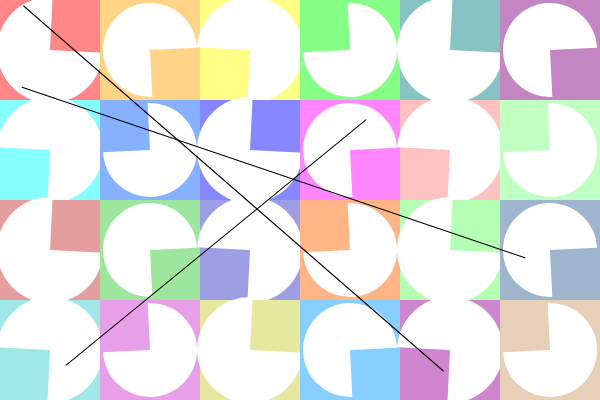
Frame 1 (no input)
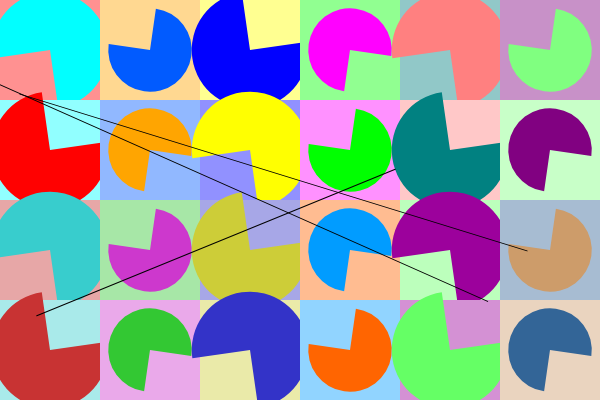
Frame 60 (no input)
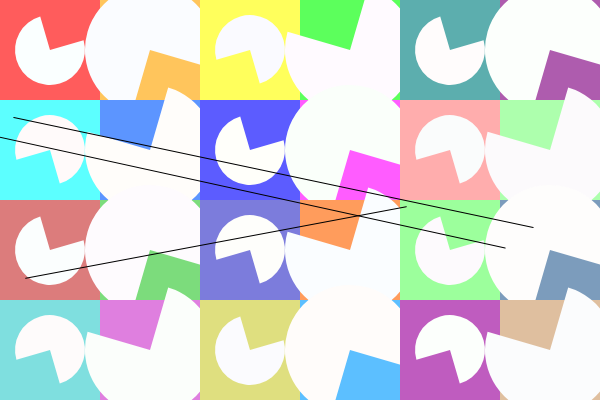
Frame 120 (the mouse pressed at the canvas centre since frame 60)

The p5.js sketch that drew these frames (run headless with seeded random() and noise() and a simulated clock; from frame 60 on, the mouse is pressed at the canvas centre):

// p5.js sketch
// ── sketch.js
let t;

function setup() {
  createCanvas(600, 400);
}

function draw() {

  background(220 + random(-3, 3)); 
  

  t = millis() * 0.003; 

  let s1 = 100 + sin(t * 3) * 40; 
  let s2 = 100 - sin(t * 3) * 40;

  let amt1 = (sin(frameCount * 0.05) + 1) / 2;
  let amt2 = (cos(frameCount * 0.05) + 1) / 2;
  
  let w = color(255); 

  noStroke();

  // ====== 1번째 줄 ======
  fill(lerpColor(color(255, 0, 0), w, amt1)); square(0, 0, 100);
  push(); translate(50, 50); rotate(t); fill(lerpColor(color(0, 255, 255), w, amt2)); arc(0, 0, s1, s1, 0, PI + HALF_PI, PIE); pop();
  
  fill(lerpColor(color(255, 165, 0), w, amt1)); square(100, 0, 100);
  push(); translate(150, 50); rotate(-t); fill(lerpColor(color(0, 90, 255), w, amt2)); arc(0, 0, s2, s2, HALF_PI, TWO_PI, PIE); pop();
  
  fill(lerpColor(color(255, 255, 0), w, amt1)); square(200, 0, 100);
  push(); translate(250, 50); rotate(t); fill(lerpColor(color(0, 0, 255), w, amt2)); arc(0, 0, s1, s1, PI, HALF_PI, PIE); pop();
  
  fill(lerpColor(color(0, 255, 0), w, amt1)); square(300, 0, 100);
  push(); translate(350, 50); rotate(-t); fill(lerpColor(color(255, 0, 255), w, amt2)); arc(0, 0, s2, s2, PI + HALF_PI, PI, PIE); pop();
  
  fill(lerpColor(color(0, 128, 128), w, amt1)); square(400, 0, 100);
  push(); translate(450, 50); rotate(t); fill(lerpColor(color(255, 127, 127), w, amt2)); arc(0, 0, s1, s1, 0, PI + HALF_PI, PIE); pop();
  
  fill(lerpColor(color(128, 0, 128), w, amt1)); square(500, 0, 100);
  push(); translate(550, 50); rotate(-t); fill(lerpColor(color(127, 255, 127), w, amt2)); arc(0, 0, s2, s2, HALF_PI, TWO_PI, PIE); pop();

  // ====== 2번째 줄 ======
  fill(lerpColor(color(0, 255, 255), w, amt1)); square(0, 100, 100);
  push(); translate(50, 150); rotate(t); fill(lerpColor(color(255, 0, 0), w, amt2)); arc(0, 0, s1, s1, PI, HALF_PI, PIE); pop();
  
  fill(lerpColor(color(0, 90, 255), w, amt1)); square(100, 100, 100);
  push(); translate(150, 150); rotate(-t); fill(lerpColor(color(255, 165, 0), w, amt2)); arc(0, 0, s2, s2, PI + HALF_PI, PI, PIE); pop();
  
  fill(lerpColor(color(0, 0, 255), w, amt1)); square(200, 100, 100);
  push(); translate(250, 150); rotate(t); fill(lerpColor(color(255, 255, 0), w, amt2)); arc(0, 0, s1, s1, 0, PI + HALF_PI, PIE); pop();
  
  fill(lerpColor(color(255, 0, 255), w, amt1)); square(300, 100, 100);
  push(); translate(350, 150); rotate(-t); fill(lerpColor(color(0, 255, 0), w, amt2)); arc(0, 0, s2, s2, HALF_PI, TWO_PI, PIE); pop();
  
  fill(lerpColor(color(255, 127, 127), w, amt1)); square(400, 100, 100);
  push(); translate(450, 150); rotate(t); fill(lerpColor(color(0, 128, 128), w, amt2)); arc(0, 0, s1, s1, PI, HALF_PI, PIE); pop();
  
  fill(lerpColor(color(127, 255, 127), w, amt1)); square(500, 100, 100);
  push(); translate(550, 150); rotate(-t); fill(lerpColor(color(128, 0, 128), w, amt2)); arc(0, 0, s2, s2, PI + HALF_PI, PI, PIE); pop();

  // ====== 3번째 줄 ======
  fill(lerpColor(color(200, 50, 50), w, amt1)); square(0, 200, 100);
  push(); translate(50, 250); rotate(t); fill(lerpColor(color(55, 205, 205), w, amt2)); arc(0, 0, s1, s1, 0, PI + HALF_PI, PIE); pop();
  
  fill(lerpColor(color(50, 200, 50), w, amt1)); square(100, 200, 100);
  push(); translate(150, 250); rotate(-t); fill(lerpColor(color(205, 55, 205), w, amt2)); arc(0, 0, s2, s2, HALF_PI, TWO_PI, PIE); pop();
  
  fill(lerpColor(color(50, 50, 200), w, amt1)); square(200, 200, 100);
  push(); translate(250, 250); rotate(t); fill(lerpColor(color(205, 205, 55), w, amt2)); arc(0, 0, s1, s1, PI, HALF_PI, PIE); pop();
  
  fill(lerpColor(color(255, 100, 0), w, amt1)); square(300, 200, 100);
  push(); translate(350, 250); rotate(-t); fill(lerpColor(color(0, 155, 255), w, amt2)); arc(0, 0, s2, s2, PI + HALF_PI, PI, PIE); pop();
  
  fill(lerpColor(color(100, 255, 100), w, amt1)); square(400, 200, 100);
  push(); translate(450, 250); rotate(t); fill(lerpColor(color(155, 0, 155), w, amt2)); arc(0, 0, s1, s1, 0, PI + HALF_PI, PIE); pop();
  
  fill(lerpColor(color(50, 100, 150), w, amt1)); square(500, 200, 100);
  push(); translate(550, 250); rotate(-t); fill(lerpColor(color(205, 155, 105), w, amt2)); arc(0, 0, s2, s2, HALF_PI, TWO_PI, PIE); pop();

  // ====== 4번째 줄 ======
  fill(lerpColor(color(55, 205, 205), w, amt1)); square(0, 300, 100);
  push(); translate(50, 350); rotate(t); fill(lerpColor(color(200, 50, 50), w, amt2)); arc(0, 0, s1, s1, PI, HALF_PI, PIE); pop();
  
  fill(lerpColor(color(205, 55, 205), w, amt1)); square(100, 300, 100);
  push(); translate(150, 350); rotate(-t); fill(lerpColor(color(50, 200, 50), w, amt2)); arc(0, 0, s2, s2, PI + HALF_PI, PI, PIE); pop();
  
  fill(lerpColor(color(205, 205, 55), w, amt1)); square(200, 300, 100);
  push(); translate(250, 350); rotate(t); fill(lerpColor(color(50, 50, 200), w, amt2)); arc(0, 0, s1, s1, 0, PI + HALF_PI, PIE); pop();
  
  fill(lerpColor(color(0, 155, 255), w, amt1)); square(300, 300, 100);
  push(); translate(350, 350); rotate(-t); fill(lerpColor(color(255, 100, 0), w, amt2)); arc(0, 0, s2, s2, HALF_PI, TWO_PI, PIE); pop();
  
  fill(lerpColor(color(155, 0, 155), w, amt1)); square(400, 300, 100);
  push(); translate(450, 350); rotate(t); fill(lerpColor(color(100, 255, 100), w, amt2)); arc(0, 0, s1, s1, PI, HALF_PI, PIE); pop();
  
  fill(lerpColor(color(205, 155, 105), w, amt1)); square(500, 300, 100);
  push(); translate(550, 350); rotate(-t); fill(lerpColor(color(50, 100, 150), w, amt2)); arc(0, 0, s2, s2, PI + HALF_PI, PI, PIE); pop();

  // ====== 세 가닥 선 ======
  stroke(0);

  // 첫 번째 선
  push();
  translate(233.5, 188.5);
  rotate(sin(t * 2) * (PI / 4)); 
  line(-223.5, -165.5, 223.5, 165.5);
  pop();

  // 두 번째 선
  push();
  translate(216, 242.5);
  rotate(-sin(t * 2) * (PI / 4)); 
  line(-159, 110.5, 159, -110.5);
  pop();

  // 세 번째 선
  push();
  translate(273.5, 172.5);
  rotate(cos(t * 2) * (PI / 4)); 
  line(-238.5, 116.5, 238.5, -116.5);
  pop();
}
